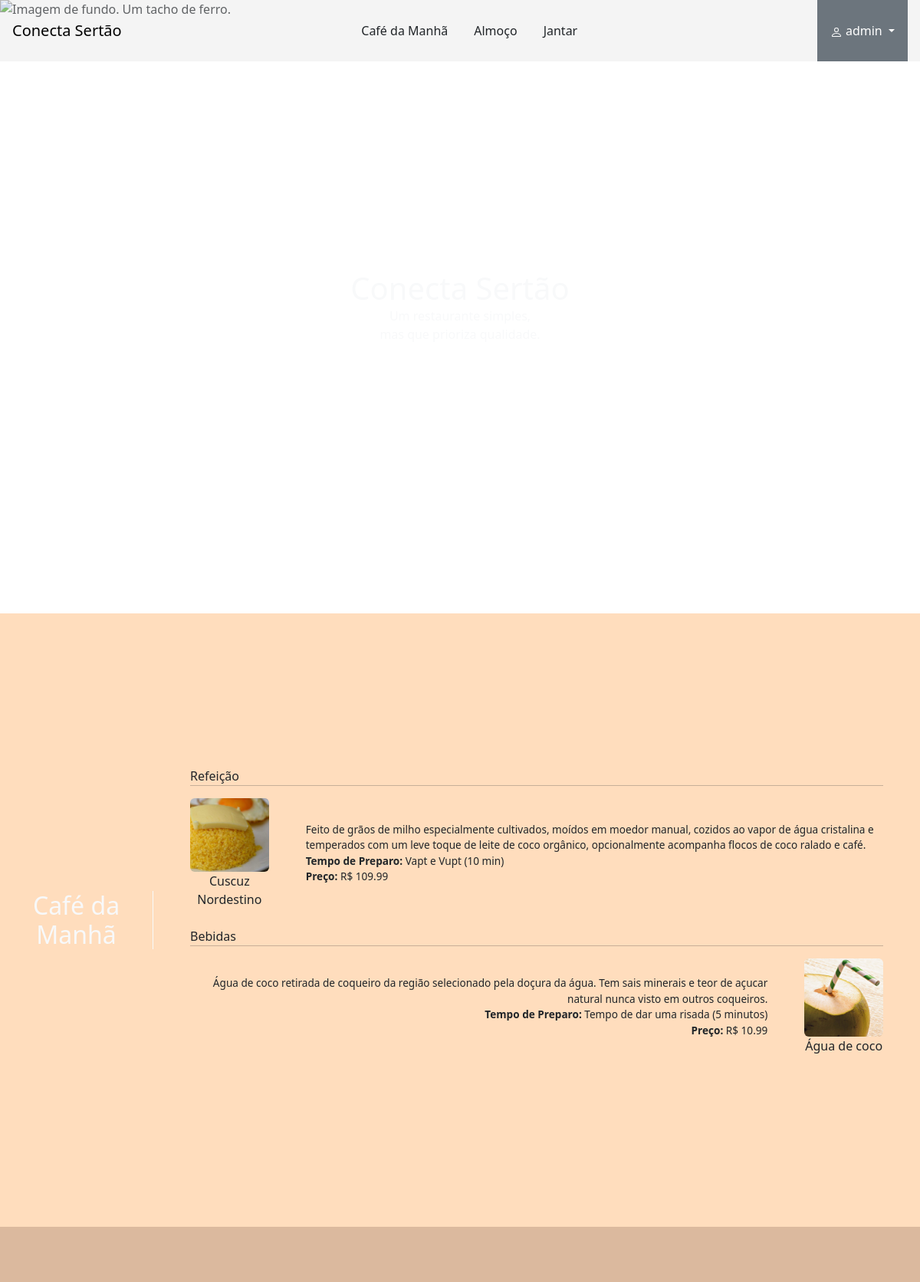
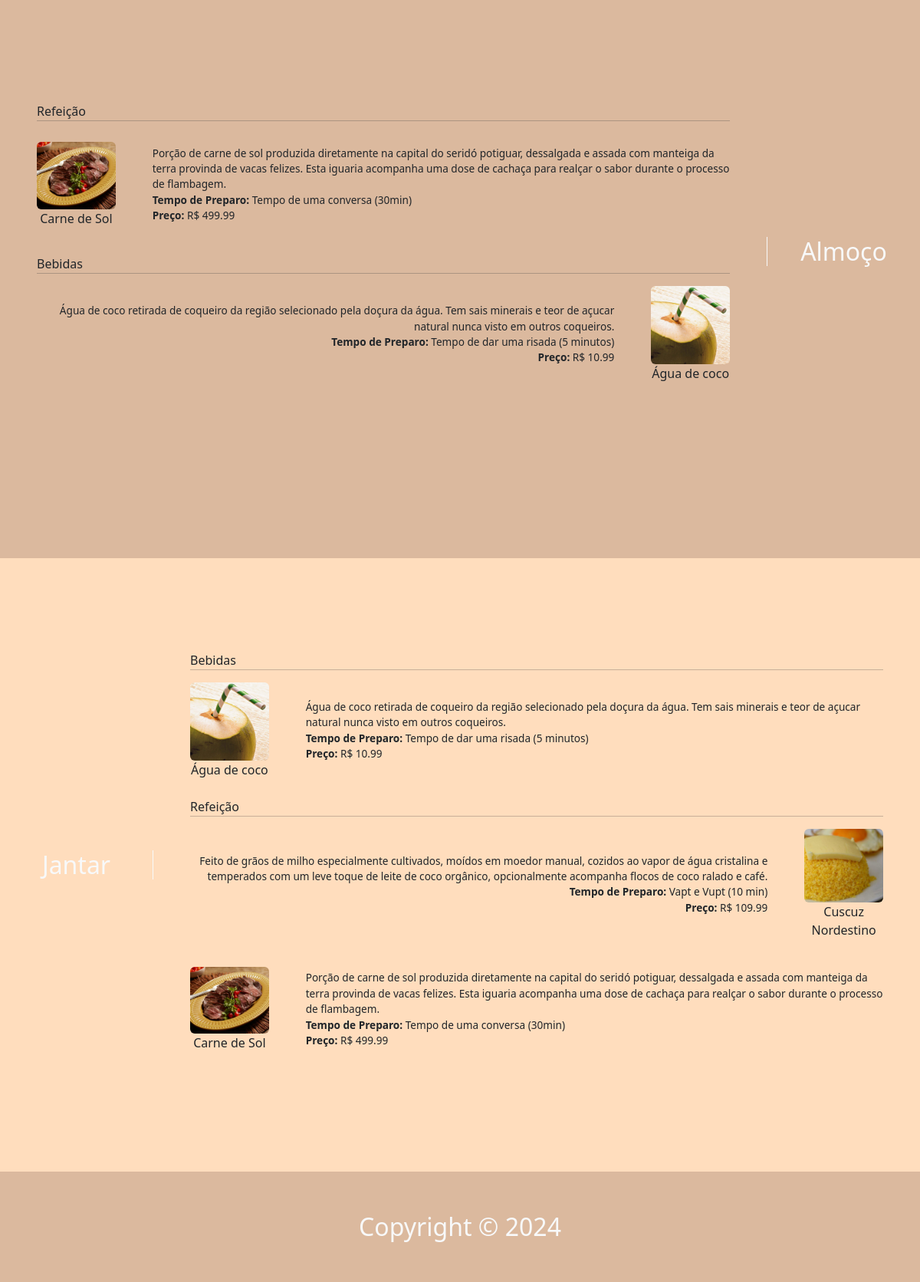
The app's page / (signed in) with its own data (2 pictures, top to bottom).
### restaurante_app/models.py (models this page shows, shortened)
class Cardapio (models.Model):
    nome = models.TextField()
    class Meta:
        verbose_name_plural = "Cardapios"

class Categoria (models.Model):
    nome = models.TextField()
    ordem = models.IntegerField(default=0)
    def __str__ (self):
        return self.nome
    class Meta:
        verbose_name_plural = "Categorias"

class ItemCardapio (models.Model):
    item = models.ForeignKey('Item', on_delete=models.CASCADE)
    cardapio = models.ForeignKey('Cardapio', on_delete=models.CASCADE)
    class Meta:
        verbose_name_plural = "ItemCardapio"

class Item (models.Model):
    nome = models.TextField()
    preco = models.DecimalField(max_digits=10, decimal_places=2)
    descricao = models.TextField()
    tempo_preparo = models.TextField()
    categoria = models.ForeignKey('Categoria', on_delete=models.CASCADE)
    imagem = models.TextField()
    class Meta:
        verbose_name_plural = "Itens"

### restaurante_app/views.py (the view)
# urls.py: path('', views.index, name='index'),
def index (request):
    context = {
                "cardapios": Cardapio.objects.all(),
                'loginform' :  LoginForm(),
                'userform' : UserForm(),
            }
    if request.user.is_authenticated:
        context['userform'] = UserForm(instance=User.objects.get(id=request.user.id))
    return render(request,'index.html', context)

### restaurante_app/templates/index.html (shortened to what this page needs)
{% extends 'base.html' %}
{% block nav %}
    {% for cardapio in cardapios %}
        <li class="nav-item">
            <a class="btn mx-3" aria-current="page" href="#{{cardapio.nome|slugify}}">{{cardapio.nome}}</a>
        </li>
    {% endfor %}
{% endblock nav %}
{% block header %}
    <header class="vh-100 position-relative">
        {% load static %}
        <img src="{% static 'tacho.jpg' %}" alt="Imagem de fundo. Um tacho de ferro." class="w-100 h-100 position-absolute object-fit-cover">
        <div class="position-absolute top-50 start-50 translate-middle text-light">
            <h1>Conecta Sertão</h1>
            <p class="text-center"> Um restaurante simples, <br> mas que prioriza qualidade.</p>
        </div>
    </header>
{% endblock header %}
{% block main %}
    {% load static %}
    {% for cardapio in cardapios %}
    <section id="{{cardapio.nome|slugify}}" class="min-vh-100 row align-content-center align-items-center py-5 {% cycle 'bg-secondary' 'bg-primary' %}">
        <h2 class="h-100 col-12 col-sm-3 col-xl-2 text-center text-light border-light my-5
                    {% cycle 'border-end text-secondary' 'order-sm-1 border-start text-primary' %}">
            {{cardapio.nome}}
        </h2>
        <div class="col-12 col-sm-9 col-xl-10">
            {% regroup cardapio.itemcardapio_set.all by item.categoria as categorias %}
            {% for categoria in categorias %}
                <div class="mb-3 mx-5">
                    {{categoria.grouper}}
                    <hr>
                </div>
                {% for assoc in categoria.list %}
                    <div class="row px-5 mb-4 align-items-center">
                        <div class="row align-items-center  col-md-4 col-xl-2 {% cycle 'order-0' 'order-md-1' %} {% cycle 'pe-5' 'ps-5' %}">
                            <img src="{% static assoc.item.imagem %}" alt="Imagem de {{assoc.item.nome}}" class="rounded col-6 col-md-12">
                            <p class="text-center text-tertiary col-6 col-md-12">{{assoc.item.nome}}</p>
                        </div>
                        <p class="my-3 col-12 col-md-8 col-xl-10 descricao {% cycle 'text-start' 'text-end' %}">
                            {{assoc.item.descricao}}
                            <br>
                            <strong>Tempo de Preparo: </strong>{{assoc.item.tempo_preparo}}
                            <br>
                            <strong>Preço: </strong>R$ {{assoc.item.preco}}
                        </p>
                    </div>
                {% empty %}
                    <p> Sem produtos nessa categoria </p>
                {% endfor %}
            {% empty %}
                <p> Ainda não há produtos neste cardápio. </p>
            {% endfor %}
        </div>
    </section>
    {% empty %}
    <section class="min-vh-100 d-flex justify-content-center align-items-center">
        <h1>Ainda não há cardapios disponíveis</h1>
    </section>
    {% endfor %}
{% endblock main %}

### restaurante_app/templates/base.html (shortened to what this page needs)
<!doctype html>
<html lang="pt-br">
  <head>
    <link href="https://cdn.jsdelivr.net/npm/bootstrap@5.3.3/dist/css/bootstrap.min.css" rel="stylesheet">
  </head>
  <body class="container-fluid">
    <nav class="navbar align-items-stretch navbar-expand-md position-fixed top-0 z-1 w-100">
        <div class="container-fluid row align-items-center">
          <a class="navbar-brand col-auto ms-3" href="#">Conecta Sertão</a>
          <div class="collapse navbar-collapse col-auto row align-self-stretch" id="navegacao">
            <ul class="navbar-nav col justify-content-center">
                {% block nav %}
                {% endblock nav %}
            </ul>
            {% if user.is_authenticated %}
                <div class="dropdown col-auto me-3 h-100">
                    <button class="btn btn-secondary h-100 px-3 py-2 dropdown-toggle rounded-0" type="button" data-bs-toggle="dropdown" aria-expanded="false">
                        {{user.username}}
                    </button>
                </div>
            {% else %}
                <a href="#" class="btn col-auto px-3 py-2 my-3 me-3" data-bs-toggle="modal" data-bs-target="#modal-login"> Login </a>
                <a href="#" class="btn col-auto px-3 py-2 my-3 me-3" data-bs-toggle="modal" data-bs-target="#modal-cadastro"> Novo Usuário </a>
            {% endif %}
          </div>
        </div>
    </nav>
    {% block header %}
    {% endblock header %}
    <main>
        {% block main %}
        {% endblock main %}
    </main>
    <footer class="text-light py-5 text-center bg-primary fs-2">
        Copyright &copy; 2024
    </footer>
  </body>
</html>

### records on screen
Cardapio: nome "Café da Manhã"
Cardapio: nome "Almoço"
Cardapio: nome "Jantar"
Categoria: grouper "Refeição"
ItemCardapio: item.imagem (picture), item.nome "Cuscuz Nordestino", item.descricao "Feito de grãos de milho especialmente cultivados, moídos em moedor manual, cozidos ao vapor de água cristalina e temperados com um leve toque de leite de coco orgânico, opcionalmente acompanha flocos de coco ralado e café.", item.tempo_preparo "Vapt e Vupt (10 min)", item.preco "109.99"
Categoria: grouper "Bebidas"
ItemCardapio: item.imagem (picture), item.nome "Água de coco", item.descricao "Água de coco retirada de coqueiro da região selecionado pela doçura da água. Tem sais minerais e teor de açucar natural nunca visto em outros coqueiros.", item.tempo_preparo "Tempo de dar uma risada (5 minutos)", item.preco "10.99"
ItemCardapio: item.imagem (picture), item.nome "Carne de Sol", item.descricao "Porção de carne de sol produzida diretamente na capital do seridó potiguar, dessalgada e assada com manteiga da terra provinda de vacas felizes. Esta iguaria acompanha uma dose de cachaça para realçar o sabor durante o processo de flambagem.", item.tempo_preparo "Tempo de uma conversa (30min)", item.preco "499.99"
ItemCardapio: item.imagem (picture), item.nome "Água de coco", item.descricao "Água de coco retirada de coqueiro da região selecionado pela doçura da água. Tem sais minerais e teor de açucar natural nunca visto em outros coqueiros.", item.tempo_preparo "Tempo de dar uma risada (5 minutos)", item.preco "10.99"
ItemCardapio: item.imagem (picture), item.nome "Água de coco", item.descricao "Água de coco retirada de coqueiro da região selecionado pela doçura da água. Tem sais minerais e teor de açucar natural nunca visto em outros coqueiros.", item.tempo_preparo "Tempo de dar uma risada (5 minutos)", item.preco "10.99"
ItemCardapio: item.imagem (picture), item.nome "Cuscuz Nordestino", item.descricao "Feito de grãos de milho especialmente cultivados, moídos em moedor manual, cozidos ao vapor de água cristalina e temperados com um leve toque de leite de coco orgânico, opcionalmente acompanha flocos de coco ralado e café.", item.tempo_preparo "Vapt e Vupt (10 min)", item.preco "109.99"
ItemCardapio: item.imagem (picture), item.nome "Carne de Sol", item.descricao "Porção de carne de sol produzida diretamente na capital do seridó potiguar, dessalgada e assada com manteiga da terra provinda de vacas felizes. Esta iguaria acompanha uma dose de cachaça para realçar o sabor durante o processo de flambagem.", item.tempo_preparo "Tempo de uma conversa (30min)", item.preco "499.99"

### other values on screen
{{ user.username }} "admin"
